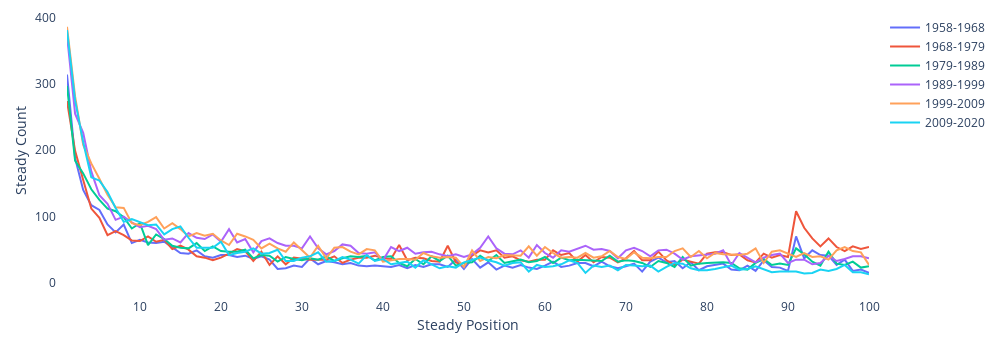

Source (notebook cell):
### Code cell
fig = go.Figure()
for i in range(0, len(trend_df.columns), 535):
    fig.add_trace(go.Scatter(x=list(range(1, 101)),
                             y=(trend_df == 'Steady').iloc[:, i:(i+535)].sum(axis = 1),
                             mode='lines',
                             name=chart_dates[i][:4]+'-'+chart_dates[i+534][:4]))
fig.update_layout(width=1000, 
                  height=350, 
                  plot_bgcolor='rgb(255,255,255)',
                  xaxis_title="Steady Position",
                  yaxis_title="Steady Count",
                  margin={'l':10, 'r':10, 'b':10, 't':10, 'pad':10})
fig.show()

### Figure 1 — Plotly figure (JSON) as saved in the notebook; plotly's stock layout.template omitted (floating-point values rounded to 4 significant figures)
{"data": [{"mode": "lines", "name": "1958-1968", "type": "scatter", "x": [1, 2, 3, 4, 5, 6, 7, 8, 9, 10, 11, 12, 13, 14, 15, 16, 17, 18, 19, 20, 21, 22, 23, 24, 25, 26, 27, 28, 29, 30, 31, 32, 33, 34, 35, 36, 37, 38, 39, 40, 41, 42, 43, 44, 45, 46, 47, 48, 49, 50, 51, 52, 53, 54, 55, 56, 57, 58, 59, 60, 61, 62, 63, 64, 65, 66, 67, 68, 69, 70, 71, 72, 73, 74, 75, 76, 77, 78, 79, 80, 81, 82, 83, 84, 85, 86, 87, 88, 89, 90, 91, 92, 93, 94, 95, 96, 97, 98, 99, 100], "y": [314, 188, 140, 117, 110, 88, 76, 88, 60, 65, 61, 60, 62, 54, 45, 44, 49, 40, 38, 42, 42, 39, 41, 36, 40, 35, 21, 22, 26, 24, 37, 28, 33, 31, 28, 30, 26, 25, 26, 25, 24, 27, 22, 27, 24, 28, 28, 24, 35, 21, 36, 23, 31, 20, 26, 23, 27, 23, 21, 26, 32, 24, 26, 30, 30, 25, 32, 25, 22, 25, 29, 17, 32, 38, 31, 33, 22, 31, 19, 25, 27, 29, 20, 19, 26, 18, 34, 24, 23, 18, 70, 37, 49, 42, 41, 27, 35, 18, 20, 15]}, {"mode": "lines", "name": "1968-1979", "type": "scatter", "x": [1, 2, 3, 4, 5, 6, 7, 8, 9, 10, 11, 12, 13, 14, 15, 16, 17, 18, 19, 20, 21, 22, 23, 24, 25, 26, 27, 28, 29, 30, 31, 32, 33, 34, 35, 36, 37, 38, 39, 40, 41, 42, 43, 44, 45, 46, 47, 48, 49, 50, 51, 52, 53, 54, 55, 56, 57, 58, 59, 60, 61, 62, 63, 64, 65, 66, 67, 68, 69, 70, 71, 72, 73, 74, 75, 76, 77, 78, 79, 80, 81, 82, 83, 84, 85, 86, 87, 88, 89, 90, 91, 92, 93, 94, 95, 96, 97, 98, 99, 100], "y": [274, 199, 155, 112, 98, 72, 78, 72, 64, 63, 70, 62, 65, 51, 56, 50, 40, 38, 34, 38, 44, 51, 48, 33, 47, 27, 40, 28, 38, 36, 35, 35, 35, 40, 30, 35, 38, 38, 41, 37, 36, 57, 34, 38, 37, 33, 32, 56, 31, 25, 41, 49, 46, 49, 38, 40, 34, 32, 35, 35, 49, 42, 45, 32, 42, 31, 39, 38, 31, 37, 48, 34, 34, 47, 34, 27, 35, 32, 29, 44, 46, 46, 42, 43, 34, 31, 44, 38, 42, 39, 108, 83, 67, 55, 67, 54, 48, 55, 51, 54]}, {"mode": "lines", "name": "1979-1989", "type": "scatter", "x": [1, 2, 3, 4, 5, 6, 7, 8, 9, 10, 11, 12, 13, 14, 15, 16, 17, 18, 19, 20, 21, 22, 23, 24, 25, 26, 27, 28, 29, 30, 31, 32, 33, 34, 35, 36, 37, 38, 39, 40, 41, 42, 43, 44, 45, 46, 47, 48, 49, 50, 51, 52, 53, 54, 55, 56, 57, 58, 59, 60, 61, 62, 63, 64, 65, 66, 67, 68, 69, 70, 71, 72, 73, 74, 75, 76, 77, 78, 79, 80, 81, 82, 83, 84, 85, 86, 87, 88, 89, 90, 91, 92, 93, 94, 95, 96, 97, 98, 99, 100], "y": [297, 184, 165, 141, 125, 112, 108, 99, 82, 90, 57, 73, 66, 56, 53, 52, 60, 48, 55, 48, 47, 47, 50, 37, 42, 41, 32, 39, 36, 34, 37, 35, 40, 33, 37, 40, 39, 41, 34, 39, 40, 30, 25, 36, 28, 40, 33, 41, 26, 30, 31, 41, 33, 42, 30, 32, 35, 31, 33, 39, 30, 38, 34, 35, 34, 34, 33, 41, 32, 34, 33, 30, 24, 33, 30, 24, 39, 26, 29, 30, 31, 31, 30, 22, 20, 30, 36, 27, 29, 27, 52, 43, 32, 26, 47, 29, 27, 32, 23, 25]}, {"mode": "lines", "name": "1989-1999", "type": "scatter", "x": [1, 2, 3, 4, 5, 6, 7, 8, 9, 10, 11, 12, 13, 14, 15, 16, 17, 18, 19, 20, 21, 22, 23, 24, 25, 26, 27, 28, 29, 30, 31, 32, 33, 34, 35, 36, 37, 38, 39, 40, 41, 42, 43, 44, 45, 46, 47, 48, 49, 50, 51, 52, 53, 54, 55, 56, 57, 58, 59, 60, 61, 62, 63, 64, 65, 66, 67, 68, 69, 70, 71, 72, 73, 74, 75, 76, 77, 78, 79, 80, 81, 82, 83, 84, 85, 86, 87, 88, 89, 90, 91, 92, 93, 94, 95, 96, 97, 98, 99, 100], "y": [373, 255, 226, 168, 132, 119, 95, 100, 91, 84, 86, 81, 65, 67, 61, 75, 68, 66, 73, 62, 81, 61, 66, 46, 63, 67, 60, 56, 56, 52, 70, 52, 43, 48, 58, 56, 45, 44, 46, 34, 54, 48, 53, 44, 46, 47, 43, 40, 43, 39, 43, 53, 70, 52, 44, 43, 49, 38, 57, 45, 38, 49, 47, 52, 56, 50, 51, 48, 37, 49, 53, 48, 40, 49, 50, 44, 35, 40, 41, 43, 44, 49, 27, 45, 38, 31, 38, 42, 44, 30, 35, 35, 28, 30, 41, 33, 36, 40, 40, 37]}, {"mode": "lines", "name": "1999-2009", "type": "scatter", "x": [1, 2, 3, 4, 5, 6, 7, 8, 9, 10, 11, 12, 13, 14, 15, 16, 17, 18, 19, 20, 21, 22, 23, 24, 25, 26, 27, 28, 29, 30, 31, 32, 33, 34, 35, 36, 37, 38, 39, 40, 41, 42, 43, 44, 45, 46, 47, 48, 49, 50, 51, 52, 53, 54, 55, 56, 57, 58, 59, 60, 61, 62, 63, 64, 65, 66, 67, 68, 69, 70, 71, 72, 73, 74, 75, 76, 77, 78, 79, 80, 81, 82, 83, 84, 85, 86, 87, 88, 89, 90, 91, 92, 93, 94, 95, 96, 97, 98, 99, 100], "y": [386, 281, 208, 180, 157, 133, 114, 113, 90, 87, 92, 99, 82, 90, 81, 70, 75, 71, 74, 64, 57, 74, 70, 65, 52, 59, 52, 47, 61, 49, 38, 56, 37, 53, 54, 47, 43, 51, 49, 32, 34, 36, 36, 35, 45, 40, 38, 39, 38, 24, 49, 33, 39, 37, 42, 41, 41, 55, 41, 54, 45, 38, 39, 38, 45, 38, 40, 48, 39, 36, 46, 38, 37, 39, 39, 48, 52, 39, 48, 37, 45, 43, 42, 42, 44, 52, 30, 47, 49, 44, 39, 45, 39, 40, 35, 49, 54, 48, 46, 27]}, {"mode": "lines", "name": "2009-2020", "type": "scatter", "x": [1, 2, 3, 4, 5, 6, 7, 8, 9, 10, 11, 12, 13, 14, 15, 16, 17, 18, 19, 20, 21, 22, 23, 24, 25, 26, 27, 28, 29, 30, 31, 32, 33, 34, 35, 36, 37, 38, 39, 40, 41, 42, 43, 44, 45, 46, 47, 48, 49, 50, 51, 52, 53, 54, 55, 56, 57, 58, 59, 60, 61, 62, 63, 64, 65, 66, 67, 68, 69, 70, 71, 72, 73, 74, 75, 76, 77, 78, 79, 80, 81, 82, 83, 84, 85, 86, 87, 88, 89, 90, 91, 92, 93, 94, 95, 96, 97, 98, 99, 100], "y": [381, 275, 212, 159, 154, 137, 113, 92, 96, 92, 87, 88, 73, 81, 85, 68, 53, 53, 53, 62, 42, 45, 47, 52, 44, 45, 50, 33, 33, 38, 40, 46, 32, 33, 39, 35, 29, 42, 33, 36, 28, 30, 32, 23, 34, 28, 22, 25, 23, 31, 34, 38, 34, 31, 26, 30, 31, 17, 27, 24, 25, 28, 34, 30, 15, 26, 24, 26, 19, 27, 26, 25, 26, 17, 24, 30, 29, 22, 19, 19, 21, 23, 26, 20, 21, 25, 21, 16, 17, 17, 17, 14, 15, 20, 18, 21, 27, 16, 16, 13]}], "layout": {"height": 350, "margin": {"b": 10, "l": 10, "pad": 10, "r": 10, "t": 10}, "plot_bgcolor": "rgb(255,255,255)", "width": 1000, "xaxis": {"autorange": true, "range": [1, 100], "title": {"text": "Steady Position"}, "type": "linear"}, "yaxis": {"autorange": true, "range": [-7.722, 406.7], "title": {"text": "Steady Count"}, "type": "linear"}}}
